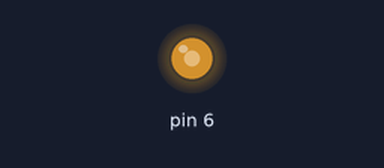
A sketch run on a simulated Arduino Uno, built with avr-gcc and run on an emulated ATmega328P. Shown: output pins drawn as LEDs (lit = HIGH).

Above: at 0.05 s.
Timing chart, 0 to 3.0 s (numbered marks = the images above):
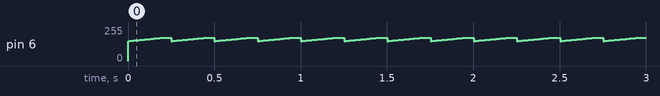

Measured:
- by itself, pin 6: ramps from 150/255 to 174/255 and jumps back, once every 0.25 s

The sketch:

sound.ino
```cpp
void setup() {
  pinMode(6,OUTPUT);
}
void loop() {
  for (int i=150; i<175; i++) {
    analogWrite(6,i);
    delay(8);
  }
  delay(50);
}
```
